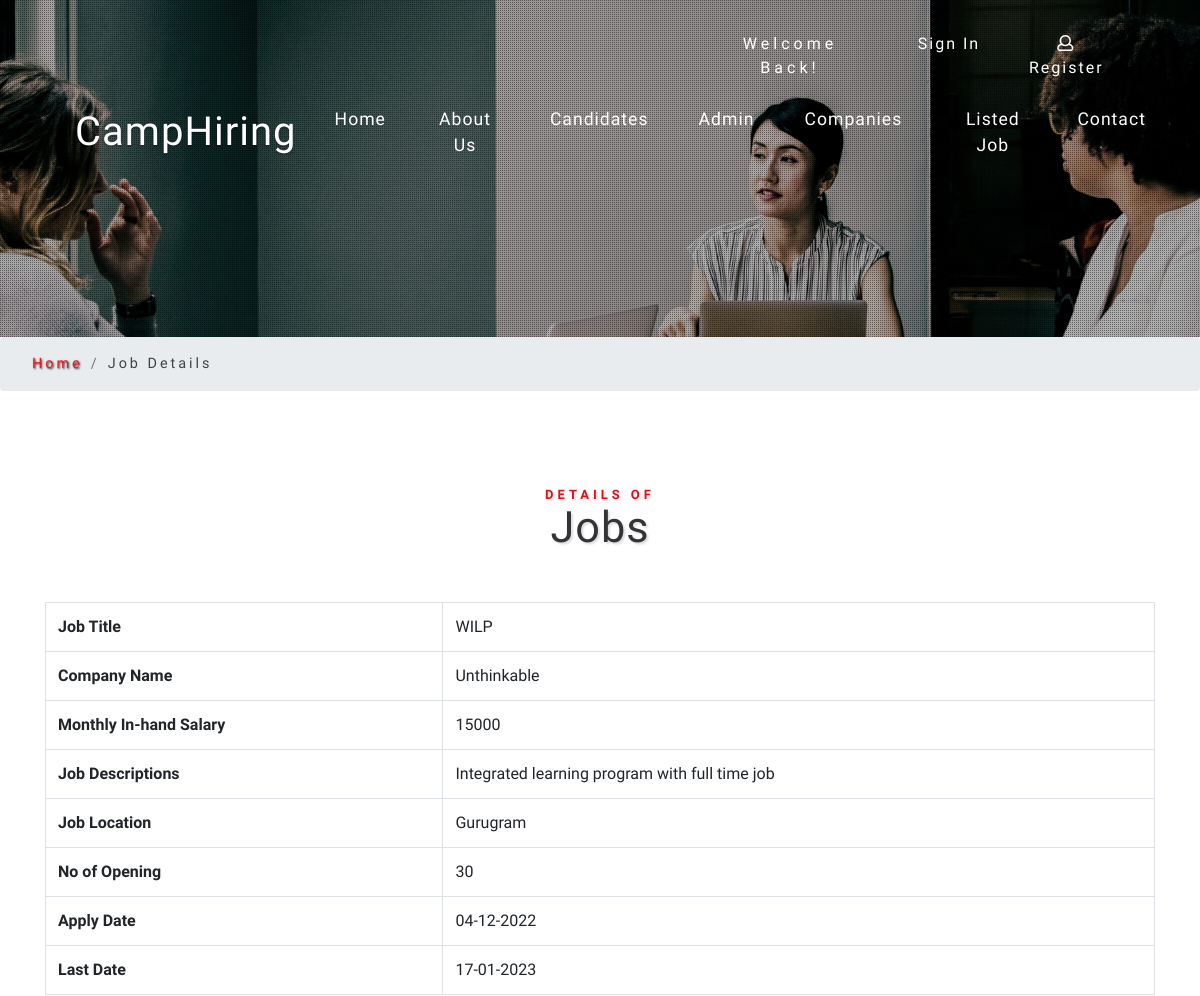
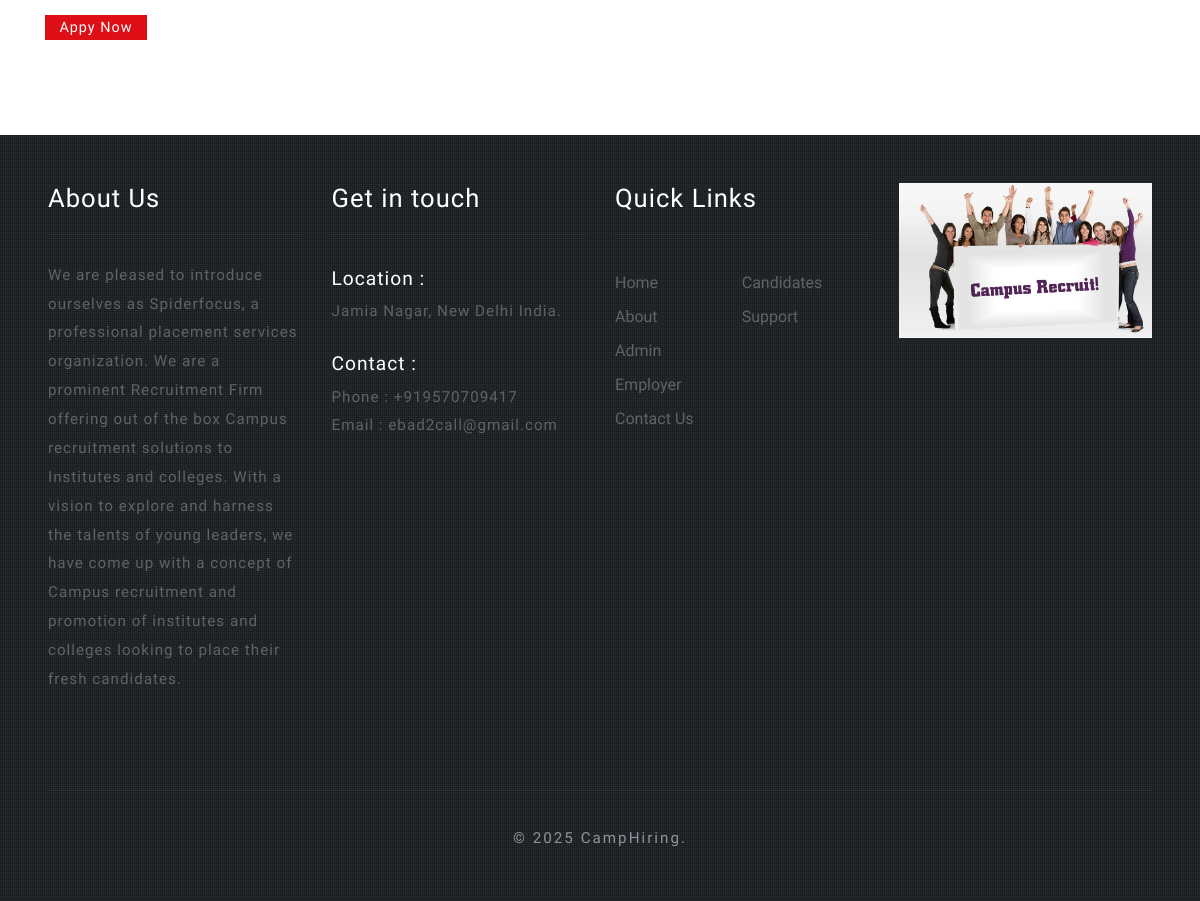
Page /single-job-details.php?viewid=16 on the committed database (2 pictures, top to bottom).
### tables this page shows
CREATE TABLE `tblvacancy` (
  `ID` int(10) NOT NULL,
  `CompanyID` int(10) DEFAULT NULL,
  `JobTitle` varchar(200) DEFAULT NULL,
  `MonthlySalary` varchar(120) DEFAULT NULL,
  `JobDescriptions` mediumtext DEFAULT NULL,
  `NoofOpenings` varchar(50) DEFAULT NULL,
  `JobLocation` varchar(120) DEFAULT NULL,
  `ApplyDate` varchar(120) DEFAULT NULL,
  `LastDate` varchar(120) DEFAULT NULL,
  `JobpostingDate` datetime DEFAULT current_timestamp()
);

CREATE TABLE `tblcompany` (
  `ID` int(10) NOT NULL,
  `CompanyName` varchar(120) DEFAULT NULL,
  `ContactPerson` varchar(100) DEFAULT NULL,
  `CompanyUrl` varchar(200) DEFAULT NULL,
  `CompanyAddress` mediumtext DEFAULT NULL,
  `MobileNumber` bigint(10) DEFAULT NULL,
  `CompanyEmail` varchar(200) DEFAULT NULL,
  `CompanyLogo` varchar(200) DEFAULT NULL,
  `Password` varchar(120) DEFAULT NULL,
  `CompanyRegdate` timestamp NOT NULL DEFAULT current_timestamp()
);

CREATE TABLE `tblpage` (
  `ID` int(10) NOT NULL,
  `PageType` varchar(120) DEFAULT NULL,
  `PageTitle` varchar(200) DEFAULT NULL,
  `PageDescription` mediumtext DEFAULT NULL,
  `Email` varchar(120) DEFAULT NULL,
  `MobileNumber` bigint(10) DEFAULT NULL,
  `UpdationDate` timestamp NULL DEFAULT NULL ON UPDATE current_timestamp()
);

### single-job-details.php (the view, shortened to what this page needs)
<?php
include('includes/dbconnection.php');
?>
<!DOCTYPE html>
<html lang="en">
<head>
    <link href="css/bootstrap.css" rel='stylesheet' type='text/css' />
    <link href="css/style6.css" rel='stylesheet' type='text/css' />
    <link href="css/style.css" rel='stylesheet' type='text/css' />
    <link href="css/fontawesome-all.css" rel="stylesheet">
</head>
<body>
    <div id="demo-1" class="page-content">
        <div class="dotts">
            <div class="header-top">
     <?php include_once('includes/header.php');?>
            </div>
            <div class="banner-info-w3layouts text-center">
            </div>
        </div>
    </div>
  <ol class="breadcrumb justify-content-left">
        <li class="breadcrumb-item">
            <a href="index.php">Home</a>
        </li>
        <li class="breadcrumb-item active">Job Details</li>
    </ol>
    <section class="banner-bottom-wthree py-lg-5 py-md-5 py-3">
        <div class="container">
            <div class="inner-sec-w3ls py-lg-5  py-3">
                <h3 class="tittle text-center mb-lg-5 mb-3">
                    <span>Details of</span>Jobs</h3>
           <?php
 $jid=$_GET['viewid'];
$ret=mysqli_query($con,"select tblcompany.ID as cid,tblcompany.CompanyName,tblvacancy.ID as vid,tblvacancy.JobTitle,tblvacancy.JobpostingDate,tblvacancy.MonthlySalary,tblvacancy.JobDescriptions,tblvacancy.JobLocation,tblvacancy.NoofOpenings,tblvacancy.ApplyDate,tblvacancy.LastDate from tblcompany join  tblvacancy on tblcompany.ID=tblvacancy.CompanyID where tblvacancy.ID='$jid'");
while ($row=mysqli_fetch_array($ret)) {
?>
<table class="table table-bordered table-hover data-tables">
                                    <tr>
  <th>Job Title</th>
  <td><?php  echo $row['JobTitle'];?></td>
  </tr>
  <tr>
  <th>Company Name</th>
  <td><?php  echo $row['CompanyName'];?></td>
  </tr>
  <tr>
  <th>Monthly In-hand Salary</th>
  <td><?php  echo $row['MonthlySalary'];?></td>
  </tr>
   <tr>
  <th>Job Descriptions</th>
  <td><?php  echo $row['JobDescriptions'];?></td>
  </tr>
  <tr>
  <th>Job Location</th>
  <td><?php  echo $row['JobLocation'];?></td>
  </tr>
  <tr>
  <th>No of Opening</th>
  <td><?php  echo $row['NoofOpenings'];?></td>
  </tr>
  <tr>
  <th>Apply Date</th>
  <td><?php  echo $row['ApplyDate'];?></td>
  </tr>
  <tr>
  <th>Last Date</th>
  <td><?php  echo $row['LastDate'];?></td>
  </tr>
</table>
<?php } ?>
                                <?php if($_SESSION['crmsuid']==""){?>
<a href="user/login.php" class="aply-btn ">Appy Now</a>
                                                <?php } else { ?>
<a href="user/view-vacancy-details.php?viewid=<?php echo  $jid;?>" class="aply-btn ">Appy Now</a>
                                                <?php } ?>
            </div>
        </div>
    </section>
<?php include_once('includes/footer.php');?>
</body>
</html>

### includes/footer.php (shortened to what this page needs)
 <?php
include('includes/dbconnection.php');
?>
 <footer class="footer-emp-w3layouts bg-dark dotts py-lg-5 py-3">
        <div class="container-fluid px-lg-5 px-3">
            <div class="row footer-top">
                <div class="col-lg-3 footer-grid-wthree-w3ls">
                    <?php
 $query=mysqli_query($con,"select * from  tblpage where PageType='aboutus'");
 while ($row=mysqli_fetch_array($query)) {
 ?>
                    <div class="footer-title">
                        <h3><?php  echo $row['PageTitle'];?></h3>
                    </div>
                    <div class="footer-text">
                        <p><?php  echo $row['PageDescription'];?>.</p>
                    </div>
                </div>
                <?php } ?>
                <div class="col-lg-3 footer-grid-wthree-w3ls">
                    <?php
 $query=mysqli_query($con,"select * from  tblpage where PageType='contactus'");
 while ($row=mysqli_fetch_array($query)) {
 ?>
                    <div class="footer-title">
                        <h3>Get in touch</h3>
                    </div>
                    <div class="contact-info">
                        <h4>Location :</h4>
                        <p><?php  echo $row['PageDescription'];?></p>
                        <div class="phone">
                            <h4>Contact :</h4>
                            <p>Phone : +<?php  echo $row['MobileNumber'];?></p>
                            <p>Email :
                                <?php  echo $row['Email'];?>
                            </p>
                        </div>
                    </div>
                </div>
                <?php } ?>
                <div class="col-lg-3 footer-grid-wthree-w3ls">
                    <div class="footer-title">
                        <h3>Quick Links</h3>
                    </div>
                    <ul class="links">
                        <li>
                            <a href="index.php">Home</a>
                        </li>
                        <li>
                            <a href="about.php">About</a>
                        </li>
                        <li>
                            <a href="admin/login.php">Admin</a>
                        </li>
                        <li>
                            <a href="company/login.php">Employer</a>
                        </li>
                        <li>
                            <a href="contact.php">Contact Us</a>
                        </li>
                    </ul>
                    <ul class="links">
                        <li>
                            <a href="user/login.php">Candidates</a>
                        </li>
                        <li>
                            <a href="contact.php">Support</a>
                        </li>
                    </ul>
                    <div class="clearfix"></div>
                </div>
                <div class="col-lg-3 footer-grid-wthree-w3ls">
                   <img src="images/campus-recruitment-500x500.jpg" alt=" " class="img-fluid" />
                </div>
            </div>
           <div class="copyright mt-4">
                <p class="copy-right text-center ">&copy; 2025 CampHiring.
                </p>
            </div>
        </div>
    </footer>

### css/style.css (style rules this page uses)
html, body { margin: 0; font-size: 100%; font-family: 'Dosis', sans-serif; background: #fff; }
body a { text-decoration: none; transition: 0.5s all; -webkit-transition: 0.5s all; -moz-transition: 0.5s all; -o-transition: 0.5s all; -ms-transition: 0.5s all; font-family: 'Dosis', sans-serif; }
body img { width: 100%; }
h1, h2, h3, h4, h5, h6 { margin: 0; font-family: 'Dosis', sans-serif; letter-spacing: 1px; }
p { margin: 0; font-size: 0.95em; color: #8c9398; line-height: 2em; letter-spacing: 1px; }
ul { margin: 0; padding: 0; }
.banner-info-w3layouts { padding-top: 10em; }
h3.tittle span { display: block; text-transform: uppercase; font-size: 0.3em; color: #de0f17; letter-spacing: 4px; font-weight: 600; }
h3.tittle { text-shadow: 2px 2px 2px rgba(41, 41, 41, 0.15); font-size: 2.7em; color: #333338; font-weight: 400; }
a.aply-btn { color: #fff; padding: 0.3em 1em; background: #de0f17; font-size: 0.9em; letter-spacing: 1px; }
.dotts { background: url(../images/dots.png); }
.page-content { background: url(../images/3.jpg) no-repeat 0px 0px; background-size: cover; -webkit-background-size: cover; -moz-background-size: cover; -o-background-size: cover; -moz-background-size: cover; min-height: 300px; position: relative; }
li.breadcrumb-item { font-size: 0.9em; letter-spacing: 3px; }
li.breadcrumb-item a { color: #ec1c24; text-shadow: 1px 1px 2px #252424; }
.breadcrumb-item.active { color: #404244; }
ol.breadcrumb { margin: 0; padding: 1em 2em; }
.footer-grid-wthree-w3ls h3 { font-size: 1.6em; color: #ffffff; font-weight: 400; margin-bottom: 1em; letter-spacing: 1px; border-bottom: 1px ridge rgba(57, 57, 58, 0.46); padding-bottom: 0.8em; }
.footer-text p, .contact-info p { color: #616263; line-height: 1.9em; }
.phone { margin-top: 20px; }
ul.links { float: left; width: 50%; }
.contact-info h4 { font-style: normal; font-weight: 400; font-size: 1.2em; line-height: 1.9; color: #ffffff; }
.copyright { border-top: 1px ridge rgba(57, 57, 58, 0.46); padding-top: 2em; }
.copyright p { letter-spacing: 2px; }
ul.links li { list-style-type: none; margin: 10px 0; }
ul.links li a { color: #616263; }

### rows in the picture
tblvacancy: JobTitle "WILP", CompanyID.CompanyName "Unthinkable", MonthlySalary "15000", JobDescriptions "Integrated learning program with full time job", JobLocation "Gurugram", NoofOpenings "30", ApplyDate "04-12-2022", LastDate "17-01-2023"
tblpage: PageTitle "About Us", PageDescription "We are pleased to introduce ourselves as Spiderfocus, a professional placement services organization. We are a prominent Recruitment Firm offering out of the box Campus recruitment solutions to Institutes and colleges. With a vision to explore and harness the talents of young leaders, we have come up with a concept of Campus recruitment and promotion of institutes and colleges looking to place their fresh candidates."
tblpage: PageDescription "Jamia Nagar, New Delhi India.", MobileNumber "919570709417", Email "ebad2call@gmail.com"
